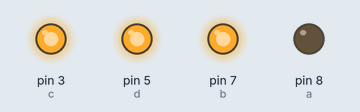
This sketch was run on a simulated Arduino Uno, built with avr-gcc and run on an emulated ATmega328P. Parts: output pins drawn as LEDs (lit = HIGH). At 69.3 s the program stops and its outputs stay as they are.

Above: at 0.1 s.
At 6.8 s:
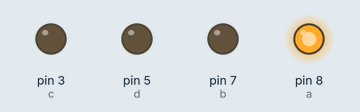
At 16.9 s:
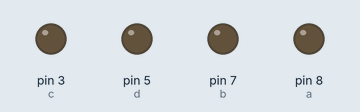
At 25.05 s:
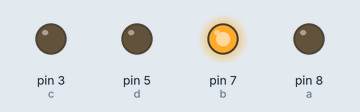
At 39.1 s:
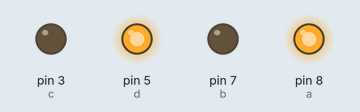
Timing chart, 0 to 40.0 s (numbered marks = the images above):
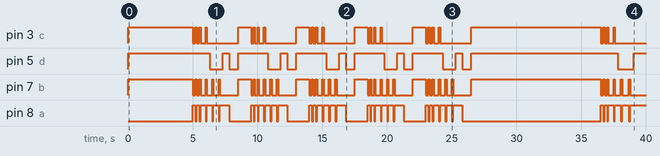

The sketch:

final.ino
```cpp
int a=8,c=3,b=7,d=5,times=0;
int count=0;
void setup() {
  // put your setup code here, to run once:
pinMode(c,OUTPUT);
pinMode(a,OUTPUT);
pinMode(b,OUTPUT);
pinMode(d,OUTPUT);


}
void s(int n)
{
   digitalWrite(a,LOW);
  digitalWrite(b,HIGH);
  digitalWrite(c,HIGH);
  digitalWrite(d,HIGH);
  delay(n);
}
void forward2(int n)
{
   digitalWrite(c,LOW);
  digitalWrite(a,HIGH);
  digitalWrite(b,LOW);
   digitalWrite(d,HIGH);
delay(n);
}
void forward1(int n)
{
   digitalWrite(c,LOW);
  digitalWrite(a,HIGH);
  digitalWrite(b,LOW);
   digitalWrite(d,HIGH);
delay(n);
digitalWrite(a,LOW);
  digitalWrite(b,HIGH);
  digitalWrite(c,HIGH);
  digitalWrite(d,HIGH);
  delay(n/2);
   digitalWrite(c,LOW);
  digitalWrite(a,HIGH);
  digitalWrite(b,LOW);
   digitalWrite(d,HIGH);
delay(n);
digitalWrite(a,LOW);
  digitalWrite(b,HIGH);
  digitalWrite(c,HIGH);
  digitalWrite(d,HIGH);
  delay(n/2);
  digitalWrite(c,LOW);
  digitalWrite(a,HIGH);
  digitalWrite(b,LOW);
   digitalWrite(d,HIGH);
delay(n);
 digitalWrite(c,LOW);
  digitalWrite(a,HIGH);
  digitalWrite(b,LOW);
   digitalWrite(d,HIGH);
delay(n);
digitalWrite(a,LOW);
  digitalWrite(b,HIGH);
  digitalWrite(c,HIGH);
  digitalWrite(d,HIGH);
  delay(n/2);
   digitalWrite(c,LOW);
  digitalWrite(a,HIGH);
  digitalWrite(b,LOW);
   digitalWrite(d,HIGH);
delay(n);


}
void rf(int n)
{digitalWrite(c,LOW);
digitalWrite(d,LOW);
 digitalWrite(a,HIGH);
  digitalWrite(b,LOW);
  delay(n);
  digitalWrite(a,LOW);
  digitalWrite(b,HIGH);
  delay(n/2);
  digitalWrite(a,HIGH);
  digitalWrite(b,LOW);
  delay(n);

  digitalWrite(a,HIGH);
  digitalWrite(b,LOW);
  delay(n);
digitalWrite(a,LOW);
  digitalWrite(b,HIGH);
  delay(n/2);
  digitalWrite(a,HIGH);
  digitalWrite(b,LOW);
  delay(n);


}
void lb(int n)
{
   digitalWrite(c,LOW);
  digitalWrite(a,LOW);
  digitalWrite(b,LOW);
   digitalWrite(d,LOW);
   delay(n);

}

void loop() {
  // put your main code here, to run repeatedly:
  for(int i=0;i<5;i++)
  {
   if(count==0)
    s(5000);

    count=1;

    if(times==1)
    s(1000);

    forward1(200);
    rf(200);
    forward2(500);

    lb(700);

    times=1;
  }

s(10000);
 for(int i=0;i<3;i++)
 {
  forward1(200);
  rf(250);
  forward2(1000);
  lb(700);
 }

 for(;;)
 s(10000);

}
```

Measured:
- by itself, pin 3 (c): LOW → HIGH at 0.00 s, → LOW 5.0 s later, → HIGH 0.20 s later, → LOW 0.10 s later, … (48 changes in this stretch)
- by itself, pin 5 (d): LOW → HIGH at 0.00 s, → LOW 6.3 s later, → HIGH 1.0 s later, → LOW 0.50 s later, … (23 changes in this stretch)
- by itself, pin 7 (b): LOW → HIGH at 0.00 s, → LOW 5.0 s later, → HIGH 0.20 s later, → LOW 0.10 s later, … (72 changes in this stretch)
- by itself, pin 8 (a): LOW → HIGH at 5.0 s, → LOW 0.20 s later, → HIGH 0.10 s later, → LOW 0.20 s later, … (71 changes in this stretch)
